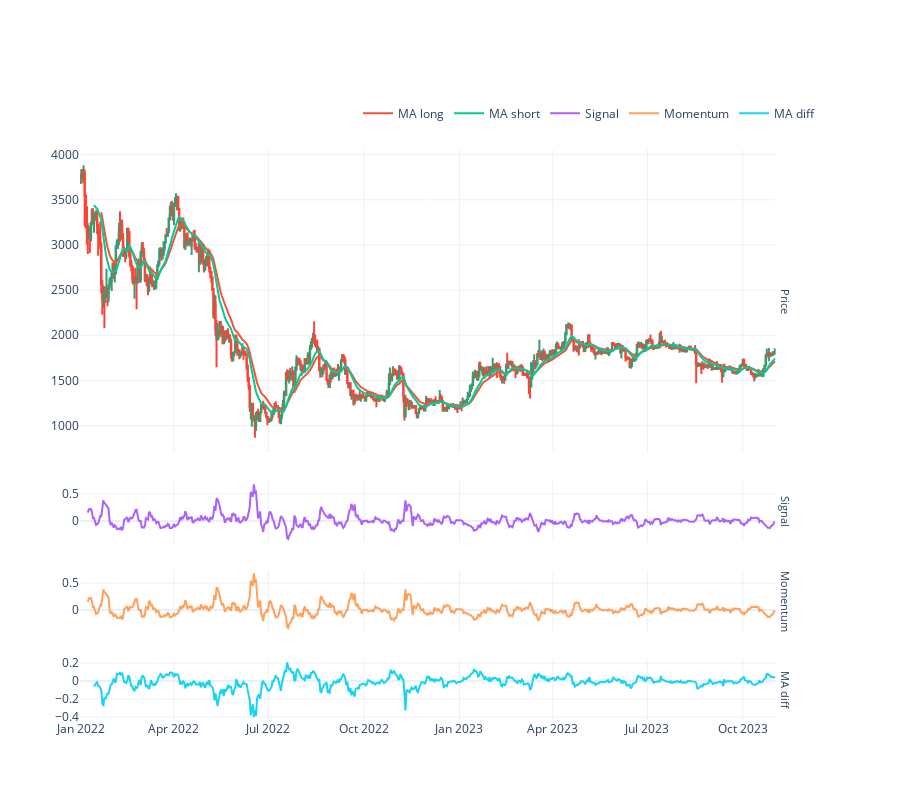

Here is the notebook cell this chart was saved with:
### Markdown cell above
# Example trading pair chart

Plot with our indicators

### Code cell
from tradingstrategy.charting.candle_chart import visualise_ohlcv

import plotly.graph_objects as go

# Pick single pair to examine
# The first pair is ETH-USD
examined_pair = pair_universe.get_pair_by_human_description((ChainId.polygon, "uniswap-v3", "WETH", "USDC", 0.0005))
single_df = df.loc[df["pair_id"] == examined_pair.pair_id]

# display(eth_usd_df)

fig = visualise_ohlcv(
    single_df,
    num_detached_indicators=3,
    subplot_names=["Price", "Signal", "Momentum", "MA diff"],
)

fig.add_trace(
    go.Scatter(name="MA long", x=single_df.index, y=single_df["ma_long"]),
    row=1,
    col=1,
)

fig.add_trace(
    go.Scatter(name="MA short", x=single_df.index, y=single_df["ma_short"]),
    row=1,
    col=1,
)


fig.add_trace(
    go.Scatter(name="Signal", x=single_df.index, y=single_df["signal"]),
    row=2,
    col=1,
)

fig.add_trace(
    go.Scatter(name="Momentum", x=single_df.index, y=single_df["momentum"]),
    row=3,
    col=1,
)

fig.add_trace(
    go.Scatter(name="MA diff", x=single_df.index, y=single_df["ma_diff"]),
    row=4,
    col=1,
)

fig.show()

# display(single_df)

### Figure 1 — Plotly figure (JSON) as saved in the notebook; plotly's stock layout.template omitted (floating-point values rounded to 4 significant figures; data arrays with more than 128 entries replaced by an {"elided": "..."} marker saying what was removed)
{"data": [{"close": {"elided": "670 float values"}, "high": {"elided": "670 float values"}, "hoverinfo": "text", "low": {"elided": "670 float values"}, "open": {"elided": "670 float values"}, "showlegend": false, "text": {"elided": "670 str values"}, "type": "candlestick", "x": {"elided": "670 str values"}, "xaxis": "x", "yaxis": "y"}, {"name": "MA long", "type": "scatter", "x": {"elided": "670 str values"}, "xaxis": "x", "y": {"elided": "670 float values"}, "yaxis": "y"}, {"name": "MA short", "type": "scatter", "x": {"elided": "670 str values"}, "xaxis": "x", "y": {"elided": "670 float values"}, "yaxis": "y"}, {"name": "Signal", "type": "scatter", "x": {"elided": "670 str values"}, "xaxis": "x2", "y": {"elided": "670 float values"}, "yaxis": "y3"}, {"name": "Momentum", "type": "scatter", "x": {"elided": "670 str values"}, "xaxis": "x3", "y": {"elided": "670 float values"}, "yaxis": "y4"}, {"name": "MA diff", "type": "scatter", "x": {"elided": "670 str values"}, "xaxis": "x4", "y": {"elided": "670 float values"}, "yaxis": "y5"}], "layout": {"annotations": [{"font": {"size": 11}, "showarrow": false, "text": "Price", "textangle": 90, "x": 0.94, "xanchor": "left", "xref": "paper", "y": 0.7344, "yanchor": "middle", "yref": "paper"}, {"font": {"size": 11}, "showarrow": false, "text": "Signal", "textangle": 90, "x": 0.94, "xanchor": "left", "xref": "paper", "y": 0.3656, "yanchor": "middle", "yref": "paper"}, {"font": {"size": 11}, "showarrow": false, "text": "Momentum", "textangle": 90, "x": 0.94, "xanchor": "left", "xref": "paper", "y": 0.2094, "yanchor": "middle", "yref": "paper"}, {"font": {"size": 11}, "showarrow": false, "text": "MA diff", "textangle": 90, "x": 0.94, "xanchor": "left", "xref": "paper", "y": 0.05313, "yanchor": "middle", "yref": "paper"}], "height": 800, "legend": {"orientation": "h", "x": 1, "xanchor": "right", "y": 1.09, "yanchor": "top"}, "margin": {"t": 150}, "title": {"y": 0.95}, "xaxis": {"anchor": "y", "domain": [0, 0.94], "matches": "x4", "rangeslider": {"visible": false}, "showticklabels": false}, "xaxis2": {"anchor": "y3", "domain": [0, 0.94], "matches": "x4", "rangeslider": {"visible": false}, "showticklabels": false}, "xaxis3": {"anchor": "y4", "domain": [0, 0.94], "matches": "x4", "rangeslider": {"visible": false}, "showticklabels": false}, "xaxis4": {"anchor": "y5", "domain": [0, 0.94], "rangeslider": {"visible": false}}, "yaxis": {"anchor": "x", "domain": [0.4688, 1]}, "yaxis2": {"anchor": "x", "overlaying": "y", "side": "right"}, "yaxis3": {"anchor": "x2", "domain": [0.3125, 0.4188]}, "yaxis4": {"anchor": "x3", "domain": [0.1563, 0.2625]}, "yaxis5": {"anchor": "x4", "domain": [0, 0.1063]}}}
